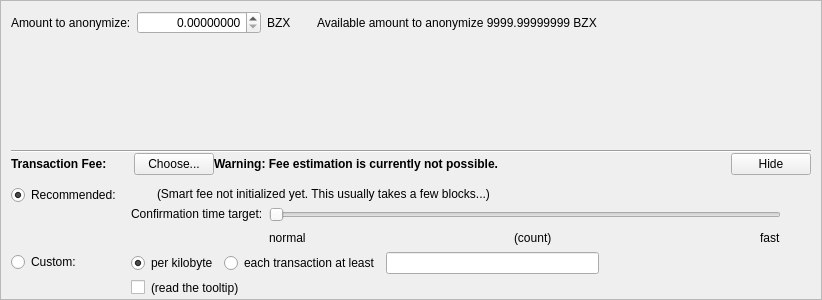
    <widget class="QFrame" name="verticalFrame">
     <property name="sizePolicy">
      <sizepolicy hsizetype="Preferred" vsizetype="Expanding">
       <horstretch>0</horstretch>
       <verstretch>0</verstretch>
      </sizepolicy>
     </property>
     <property name="minimumSize">
      <size>
       <width>0</width>
       <height>0</height>
      </size>
     </property>
     <property name="maximumSize">
      <size>
       <width>16777215</width>
       <height>300</height>
      </size>
     </property>
     <property name="frameShape">
      <enum>QFrame::StyledPanel</enum>
     </property>
     <property name="frameShadow">
      <enum>QFrame::Sunken</enum>
     </property>
     <layout class="QVBoxLayout" name="verticalLayout_6">
      <property name="leftMargin">
       <number>10</number>
      </property>
      <property name="topMargin">
       <number>10</number>
      </property>
      <property name="rightMargin">
       <number>10</number>
      </property>
      <property name="bottomMargin">
       <number>0</number>
      </property>
      <item>
       <layout class="QHBoxLayout" name="horizontalLayout_4">
        <property name="topMargin">
         <number>0</number>
        </property>
        <property name="bottomMargin">
         <number>0</number>
        </property>
        <item>
         <widget class="QLabel" name="amountToAnoymizeLabel">
          <property name="text">
           <string>Amount to anonymize:</string>
          </property>
         </widget>
        </item>
        <item>
         <widget class="QDoubleSpinBox" name="anonymizeAmount">
          <property name="alignment">
           <set>Qt::AlignRight|Qt::AlignTrailing|Qt::AlignVCenter</set>
          </property>
          <property name="decimals">
           <number>8</number>
          </property>
          <property name="minimum">
           <double>0.000000000000000</double>
          </property>
          <property name="maximum">
           <double>999999999.990000009536743</double>
          </property>
         </widget>
        </item>
        <item>
         <widget class="QLabel" name="anonymizeUnit">
          <property name="text">
           <string>BZX</string>
          </property>
         </widget>
        </item>
        <item>
         <spacer name="horizontalSpacer_10">
          <property name="orientation">
           <enum>Qt::Horizontal</enum>
          </property>
          <property name="sizeType">
           <enum>QSizePolicy::Fixed</enum>
          </property>
          <property name="sizeHint" stdset="0">
           <size>
            <width>20</width>
            <height>20</height>
           </size>
          </property>
         </spacer>
        </item>
        <item>
         <widget class="QLabel" name="availableAmounToAnonymize">
          <property name="text">
           <string>Available amount to anonymize 9999.99999999 BZX</string>
          </property>
         </widget>
        </item>
        <item>
         <spacer name="horizontalSpacer_8">
          <property name="orientation">
           <enum>Qt::Horizontal</enum>
          </property>
          <property name="sizeHint" stdset="0">
           <size>
            <width>40</width>
            <height>20</height>
           </size>
          </property>
         </spacer>
        </item>
       </layout>
      </item>
      <item>
       <spacer name="verticalSpacer_10">
        <property name="orientation">
         <enum>Qt::Vertical</enum>
        </property>
        <property name="sizeHint" stdset="0">
         <size>
          <width>20</width>
          <height>600</height>
         </size>
        </property>
       </spacer>
      </item>
      <item>
       <layout class="QVBoxLayout" name="verticalLayoutFee2" stretch="0,0,0,0">
        <property name="spacing">
         <number>0</number>
        </property>
        <property name="leftMargin">
         <number>0</number>
        </property>
        <property name="topMargin">
         <number>0</number>
        </property>
        <item>
         <layout class="QVBoxLayout" name="verticalLayout_4">
          <item>
           <widget class="Line" name="line">
            <property name="orientation">
             <enum>Qt::Horizontal</enum>
            </property>
           </widget>
          </item>
         </layout>
        </item>
        <item>
         <layout class="QHBoxLayout" name="horizontalLayoutFee1">
          <property name="bottomMargin">
           <number>0</number>
          </property>
          <item>
           <layout class="QVBoxLayout" name="verticalLayoutFee7">
            <property name="spacing">
             <number>0</number>
            </property>
            <item>
             <layout class="QHBoxLayout" name="horizontalLayoutSmartFee">
              <property name="spacing">
               <number>10</number>
              </property>
              <item>
               <widget class="QLabel" name="labelFeeHeadline">
                <property name="sizePolicy">
                 <sizepolicy hsizetype="Preferred" vsizetype="Maximum">
                  <horstretch>0</horstretch>
                  <verstretch>0</verstretch>
                 </sizepolicy>
                </property>
                <property name="font">
                 <font>
                  <weight>75</weight>
                  <bold>true</bold>
                 </font>
                </property>
                <property name="styleSheet">
                 <string notr="true">font-weight:bold;</string>
                </property>
                <property name="text">
                 <string>Transaction Fee:</string>
                </property>
               </widget>
              </item>
              <item>
               <widget class="QLabel" name="labelFeeMinimized">
                <property name="text">
                 <string/>
                </property>
               </widget>
              </item>
              <item>
               <widget class="QPushButton" name="buttonChooseFee">
                <property name="text">
                 <string>Choose...</string>
                </property>
               </widget>
              </item>
             </layout>
            </item>
            <item>
             <spacer name="verticalSpacer_5">
              <property name="orientation">
               <enum>Qt::Vertical</enum>
              </property>
              <property name="sizeHint" stdset="0">
               <size>
                <width>1</width>
                <height>1</height>
               </size>
              </property>
             </spacer>
            </item>
           </layout>
          </item>
          <item>
           <widget class="QLabel" name="fallbackFeeWarningLabel">
            <property name="font">
             <font>
              <weight>75</weight>
              <bold>true</bold>
             </font>
            </property>
            <property name="toolTip">
             <string>Using the fallbackfee can result in sending a transaction that will take several hours or days (or never) to confirm. Consider choosing your fee manually or wait until your have validated the complete chain.</string>
            </property>
            <property name="text">
             <string>Warning: Fee estimation is currently not possible.</string>
            </property>
            <property name="wordWrap">
             <bool>false</bool>
            </property>
           </widget>
          </item>
          <item>
           <spacer name="horizontalSpacer_4">
            <property name="orientation">
             <enum>Qt::Horizontal</enum>
            </property>
            <property name="sizeType">
             <enum>QSizePolicy::MinimumExpanding</enum>
            </property>
            <property name="sizeHint" stdset="0">
             <size>
              <width>40</width>
              <height>20</height>
             </size>
            </property>
           </spacer>
          </item>
          <item>
           <widget class="QPushButton" name="buttonMinimizeFee">
            <property name="toolTip">
             <string>collapse fee-settings</string>
            </property>
            <property name="text">
             <string>Hide</string>
            </property>
           </widget>
          </item>
         </layout>
        </item>
        <item>
         <widget class="QFrame" name="frameFeeSelection">
          <layout class="QVBoxLayout" name="verticalLayoutFee12">
           <property name="spacing">
            <number>0</number>
           </property>
           <property name="leftMargin">
            <number>0</number>
           </property>
           <property name="topMargin">
            <number>0</number>
           </property>
           <property name="rightMargin">
            <number>0</number>
           </property>
           <property name="bottomMargin">
            <number>0</number>
           </property>
           <item>
            <layout class="QGridLayout" name="gridLayoutFee">
             <property name="topMargin">
              <number>10</number>
             </property>
             <property name="bottomMargin">
              <number>4</number>
             </property>
             <property name="horizontalSpacing">
              <number>10</number>
             </property>
             <property name="verticalSpacing">
              <number>4</number>
             </property>
             <item row="1" column="1">
              <layout class="QVBoxLayout" name="verticalLayoutFee8">
               <property name="spacing">
                <number>6</number>
               </property>
               <item>
                <layout class="QHBoxLayout" name="horizontalLayoutFee13">
                 <item>
                  <widget class="QRadioButton" name="radioCustomPerKilobyte">
                   <property name="toolTip">
                    <string>If the custom fee is set to 1000 satoshis and the transaction is only 250 bytes, then &quot;per kilobyte&quot; only pays 250 satoshis in fee, while &quot;total at least&quot; pays 1000 satoshis. For transactions bigger than a kilobyte both pay by kilobyte.</string>
                   </property>
                   <property name="text">
                    <string>per kilobyte</string>
                   </property>
                   <property name="checked">
                    <bool>true</bool>
                   </property>
                   <attribute name="buttonGroup">
                    <string notr="true">groupCustomFee</string>
                   </attribute>
                  </widget>
                 </item>
                 <item>
                  <widget class="QRadioButton" name="radioCustomAtLeast">
                   <property name="toolTip">
                    <string>If the custom fee is set to 1000 satoshis and the transaction is only 250 bytes, then &quot;per kilobyte&quot; only pays 250 satoshis in fee, while &quot;total at least&quot; pays 1000 satoshis. For transactions bigger than a kilobyte both pay by kilobyte.</string>
                   </property>
                   <property name="text">
                    <string>each transaction at least</string>
                   </property>
                   <attribute name="buttonGroup">
                    <string notr="true">groupCustomFee</string>
                   </attribute>
                  </widget>
                 </item>
                 <item>
                  <widget class="BitcoinAmountField" name="customFee"/>
                 </item>
                 <item>
                  <spacer name="horizontalSpacer_6">
                   <property name="orientation">
                    <enum>Qt::Horizontal</enum>
                   </property>
                   <property name="sizeHint" stdset="0">
                    <size>
                     <width>1</width>
                     <height>1</height>
                    </size>
                   </property>
                  </spacer>
                 </item>
                </layout>
               </item>
               <item>
                <layout class="QHBoxLayout" name="horizontalLayoutFee8">
                 <item>
                  <widget class="QCheckBox" name="checkBoxMinimumFee">
                   <property name="toolTip">
                    <string>Paying only the minimum fee is just fine as long as there is less transaction volume than space in the blocks. But be aware that this can end up in a never confirming transaction once there is more demand for Firo transactions than the network can process.</string>
                   </property>
                   <property name="text">
                    <string/>
                   </property>
                  </widget>
                 </item>
                 <item>
                  <widget class="QLabel" name="labelMinFeeWarning">
                   <property name="enabled">
                    <bool>true</bool>
                   </property>
                   <property name="toolTip">
                    <string>Paying only the minimum fee is just fine as long as there is less transaction volume than space in the blocks. But be aware that this can end up in a never confirming transaction once there is more demand for Firo transactions than the network can process.</string>
                   </property>
                   <property name="text">
                    <string>(read the tooltip)</string>
                   </property>
                   <property name="margin">
                    <number>5</number>
                   </property>
                  </widget>
                 </item>
                 <item>
                  <spacer name="horizontalSpacer_2">
                   <property name="orientation">
                    <enum>Qt::Horizontal</enum>
                   </property>
                   <property name="sizeHint" stdset="0">
                    <size>
                     <width>1</width>
                     <height>1</height>
                    </size>
                   </property>
                  </spacer>
                 </item>
                </layout>
               </item>
              </layout>
             </item>
             <item row="0" column="0">
              <layout class="QVBoxLayout" name="verticalLayoutFee4" stretch="0,1">
               <item>
                <widget class="QRadioButton" name="radioSmartFee">
                 <property name="text">
                  <string>Recommended:</string>
                 </property>
                 <property name="checked">
                  <bool>true</bool>
                 </property>
                 <attribute name="buttonGroup">
                  <string notr="true">groupFee</string>
                 </attribute>
                </widget>
               </item>
               <item>
                <spacer name="verticalSpacer_2">
                 <property name="orientation">
                  <enum>Qt::Vertical</enum>
                 </property>
                 <property name="sizeHint" stdset="0">
                  <size>
                   <width>1</width>
                   <height>1</height>
                  </size>
                 </property>
                </spacer>
               </item>
              </layout>
             </item>
             <item row="1" column="0">
              <layout class="QVBoxLayout" name="verticalLayoutFee9" stretch="0,1">
               <item>
                <widget class="QRadioButton" name="radioCustomFee">
                 <property name="text">
                  <string>Custom:</string>
                 </property>
                 <attribute name="buttonGroup">
                  <string notr="true">groupFee</string>
                 </attribute>
                </widget>
               </item>
               <item>
                <spacer name="verticalSpacer_6">
                 <property name="orientation">
                  <enum>Qt::Vertical</enum>
                 </property>
                 <property name="sizeHint" stdset="0">
                  <size>
                   <width>1</width>
                   <height>1</height>
                  </size>
                 </property>
                </spacer>
               </item>
              </layout>
             </item>
             <item row="0" column="1">
              <layout class="QVBoxLayout" name="verticalLayoutFee3" stretch="0,0,1">
               <property name="spacing">
                <number>6</number>
               </property>
               <property name="topMargin">
                <number>2</number>
               </property>
               <item>
                <layout class="QHBoxLayout" name="horizontalLayoutFee12">
                 <item>
                  <widget class="QLabel" name="labelSmartFee">
                   <property name="text">
                    <string/>
                   </property>
                   <property name="margin">
                    <number>2</number>
                   </property>
                  </widget>
                 </item>
                 <item>
                  <widget class="QLabel" name="labelFeeEstimation">
                   <property name="text">
                    <string/>
                   </property>
                  </widget>
                 </item>
                 <item>
                  <widget class="QLabel" name="labelSmartFee2">
                   <property name="text">
                    <string>(Smart fee not initialized yet. This usually takes a few blocks...)</string>
                   </property>
                   <property name="margin">
                    <number>2</number>
                   </property>
                  </widget>
                 </item>
                 <item>
                  <spacer name="horizontalSpacer_5">
                   <property name="orientation">
                    <enum>Qt::Horizontal</enum>
                   </property>
                   <property name="sizeHint" stdset="0">
                    <size>
                     <width>1</width>
                     <height>1</height>
                    </size>
                   </property>
                  </spacer>
                 </item>
                </layout>
               </item>
               <item>
                <layout class="QHBoxLayout" name="horizontalLayoutFee9">
                 <item>
                  <layout class="QVBoxLayout" name="verticalLayoutFee6">
                   <item>
                    <widget class="QLabel" name="labelSmartFee3">
                     <property name="text">
                      <string>Confirmation time target:</string>
                     </property>
                     <property name="margin">
                      <number>2</number>
                     </property>
                    </widget>
                   </item>
                   <item>
                    <spacer name="verticalSpacer_3">
                     <property name="orientation">
                      <enum>Qt::Vertical</enum>
                     </property>
                     <property name="sizeHint" stdset="0">
                      <size>
                       <width>1</width>
                       <height>1</height>
                      </size>
                     </property>
                    </spacer>
                   </item>
                  </layout>
                 </item>
                 <item>
                  <layout class="QVBoxLayout" name="verticalLayoutFee5">
                   <property name="rightMargin">
                    <number>30</number>
                   </property>
                   <item>
                    <widget class="QSlider" name="sliderSmartFee">
                     <property name="minimum">
                      <number>0</number>
                     </property>
                     <property name="maximum">
                      <number>23</number>
                     </property>
                     <property name="pageStep">
                      <number>1</number>
                     </property>
                     <property name="value">
                      <number>0</number>
                     </property>
                     <property name="orientation">
                      <enum>Qt::Horizontal</enum>
                     </property>
                     <property name="invertedAppearance">
                      <bool>false</bool>
                     </property>
                     <property name="invertedControls">
                      <bool>false</bool>
                     </property>
                     <property name="tickPosition">
                      <enum>QSlider::NoTicks</enum>
                     </property>
                    </widget>
                   </item>
                   <item>
                    <layout class="QHBoxLayout" name="horizontalLayoutFee10">
                     <item>
                      <widget class="QLabel" name="labelSmartFeeNormal">
                       <property name="text">
                        <string>normal</string>
                       </property>
                      </widget>
                     </item>
                     <item>
                      <spacer name="horizontalSpacer_7">
                       <property name="orientation">
                        <enum>Qt::Horizontal</enum>
                       </property>
                       <property name="sizeHint" stdset="0">
                        <size>
                         <width>40</width>
                         <height>20</height>
                        </size>
                       </property>
                      </spacer>
                     </item>
                     <item>
                      <widget class="QLabel" name="confirmationTargetLabel">
                       <property name="text">
                        <string notr="true">(count)</string>
                       </property>
                      </widget>
                     </item>
                     <item>
                      <spacer name="horizontalSpacer_3">
                       <property name="orientation">
                        <enum>Qt::Horizontal</enum>
                       </property>
                       <property name="sizeHint" stdset="0">
                        <size>
                         <width>40</width>
                         <height>20</height>
                        </size>
                       </property>
                      </spacer>
                     </item>
                     <item>
                      <widget class="QLabel" name="labelSmartFeeFast">
                       <property name="text">
                        <string>fast</string>
                       </property>
                      </widget>
                     </item>
                    </layout>
                   </item>
                  </layout>
                 </item>
                </layout>
               </item>
               <item>
                <spacer name="verticalSpacer_4">
                 <property name="orientation">
                  <enum>Qt::Vertical</enum>
                 </property>
                 <property name="sizeHint" stdset="0">
                  <size>
                   <width>1</width>
                   <height>1</height>
                  </size>
                 </property>
                </spacer>
               </item>
              </layout>
             </item>
            </layout>
           </item>
          </layout>
         </widget>
        </item>
        <item>
         <spacer name="verticalSpacerFee">
          <property name="orientation">
           <enum>Qt::Vertical</enum>
          </property>
          <property name="sizeHint" stdset="0">
           <size>
            <width>800</width>
            <height>1</height>
           </size>
          </property>
         </spacer>
        </item>
       </layout>
      </item>
     </layout>
    </widget>
